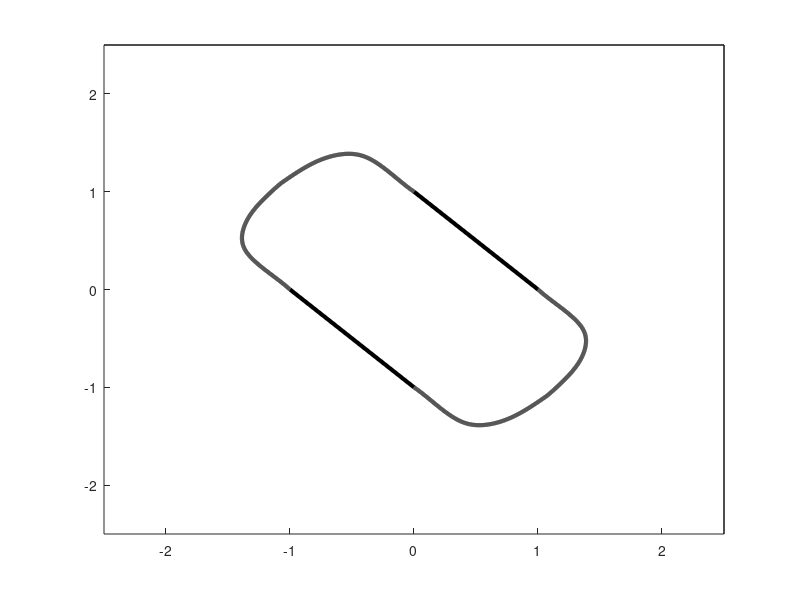

This chart was generated by the following MATLAB code: (Note: this script raises an error after producing the figure.)
function plotter_boundness
    addpath ../product_1
    close all;

    % Create figure
    figure1 = figure('InvertHardcopy','off','Color',[1 1 1], ...
        'position', [680 0 600 570]);
    set(figure1,'PaperUnits','centimeters');
    xSize = 8; ySize = 12;
    xLeft = (21-xSize)/2; yTop = (30-ySize)/2;
    %set(figure1,'PaperPosition',[xLeft yTop xSize ySize]);
    %set(figure1,'Position',[X Y xSize*50 ySize*50]);

    hold on
    %axis([-1.7 1.7 -1.7 1.7]);
%     axis([-2 2 -2 2]);
     axis([-2.5 2.5 -2.5 2.5]);
%     axis([-3.8 2.2 -3 3]);
    
    plot([-1 0], [0 -1], 'color', 'k', 'LineWidth', 3);
    plot([0 1], [1 0], 'color', 'k', 'LineWidth', 3);

    %plot([-1 0], [0 1], 'color', 'k', 'LineWidth', 3);
    %plot([0 1], [-1 0], 'color', 'k', 'LineWidth', 3);


    % Дополнительные границы
    ax=axis;
    plot(ax(1:2), [ax(4) ax(4)], 'k', 'LineWidth', 1);
    plot([ax(2) ax(2)], ax(3:4), 'k', 'LineWidth', 1);

    % Экспериментальные данные для бесконечно большого числа нейронов.
    % tau = 1.0
%     a = [ -0.83 -0.60 -0.40 -0.20 -0.1 0 ];
%     b = [  0.83  1.03  1.17  1.18  1.1 1 ];

    tau = 0.5;
    a = [ -1.08 -1.00 -0.80 -0.60 -0.40 -0.2 0 ];
    b = [  1.08  1.15  1.3   1.38  1.36  1.2 1 ];

%     tau = 0.3;
%     a = [ -1.35 -1.0  -0.80  -0.5 -0.3 0 ];
%     b = [  1.35  1.6   1.63   1.5  1.3 1 ];

    % Экспериментальные данные для бесконечно большого числа нейронов.
    % для второго типа нейронов.
%     tau = 1.0;
%     a = [ -0.66 -0.46 -0.3  0];
%     b = [  0.66  0.86  1.0  1];

%     tau = 0.5;
%     a = [ -0.83 -0.62 -0.38 -0.21 -0.17 -0.05 0];
%     b = [  0.83  1.02  1.18  1.20  1.17  1.05 1];

%     tau = 0.2;
%     a = [ -1.19 -1.09  -0.91 -0.77 -0.6 -0.49 -0.25 0];
%     b = [  1.19  1.29   1.41  1.48  1.5  1.45  1.25 1];

    
    interp(a, b, true, 'k');
    
%plot (1.5, 0.6, '*r') ;

    number = 4 ;
    N = 36;
    PI = 2*pi;
    %[r phi taus] = solver_boundness_smart(number, .5, .0001);
    phi = 0 : PI/N: PI;
    [r taus] = solver_boundness(number, tau, phi, .1);
%title(['$n = ' num2str(number) ', \tau = ' num2str(tau) '$'],'FontSize',20, 'interpreter', 'latex');
title(['$n = ' num2str(number) '$'],'FontSize',30, 'interpreter', 'latex');

%excludePoints(4) ;
    
    h = polar(phi, r);
    set(h, 'LineWidth', 3) ;
    
    % display debug data
    debug = 0;
    if debug
        str = cell(size(taus));
        if debug == 1
            for j=1:length(taus)
                str{j} = num2str(j-1);
            end
        elseif debug == 2
            for j=1:length(taus)
                str{j} = [num2str(j-1) ':' num2str(phi(j)*180/pi, 3) arr2str(taus{j}) num2str(r(j),2)];
            end
        end
        r = r+0.2;
        text(r.*cos(phi), r.*sin(phi), str);
    end
    
    grid; 

    function excludePoints (n)
        r (n) = (r(n-1) + r(n+1))/2 ;
    end
    
    % Функция интерполирует экспериментальные данные
    function interp(a, b, sim, color, titleString)
        x = a(1):.001:a(end);
        y = interp1(a, b, x, 'spline' );

        if sim
            xx = [-y(end:-1:2) x];
            yy = [-x(end:-1:2) y];
        else 
            xx = x;
            yy = y;
        end

        plot(xx, yy, color, 'LineWidth', 3);
        plot(-xx, -yy, color, 'LineWidth', 3);

        aa = [a -b(end:-1:2)];
        bb = [b -a(end:-1:2)];
        %plot(aa, bb, 'ok', xx, yy, color, 'LineWidth', 1);
        %plot(-aa, -bb, 'ok', -xx, -yy, color, 'LineWidth', 1);
        if exist('titleString', 'var') 
            title(['$n = ' num2str(titleString) ', \tau = ' num2str(tau) '$'],'FontSize',16, 'interpreter', 'latex');
        end
    end

% Autogenerated code.
% Create xlabel
xlabel({'a'}, 'FontSize',16);

% Create ylabel
ylabel({'b'}, 'FontSize',16);

% Create textbox
annotation(figure1,'textbox',...
    [0.429930957050318 0.48027939504748 0.133224346076459 0.0847826086956548],...
    'String','Stability',...
    'FontSize',16,...
    'FitBoxToText','off',...
    'LineStyle','none',...
    'EdgeColor',[1 1 1]);



% Create textbox
annotation(figure1,'textbox',...
    [0.19904017857143 0.254566473988439 0.133459821428571 0.0708202587393341],...
    'String',{'Instability'},...
    'FontSize',16,...
    'FitBoxToText','off',...
    'LineStyle','none',...
    'EdgeColor',[1 1 1]);

% Create textbox
annotation(figure1,'textbox',...
    [0.654821428571429 0.783236994219653 0.133459821428571 0.0708202587393341],...
    'String',{'Instability'},...
    'FontSize',16,...
    'FitBoxToText','off',...
    'LineStyle','none',...
    'EdgeColor',[1 1 1]);

% Create textbox
annotation(figure1,'textbox',...
    [0.24802956628661 0.739096207470175 0.133459821428571 0.0708202587393342],...
    'Interpreter','latex',...
    'String',{['$n = ' num2str(number) '$']},...
    'FontSize',16,...
    'FitBoxToText','off',...
    'LineStyle','none',...
    'EdgeColor',[1 1 1]);

% Create textbox
annotation(figure1,'textbox',...
    [0.334445841716969 0.60174631098984 0.133459821428571 0.0708202587393342],...
    'Interpreter','latex',...
    'String',{'$n = \infty$'},...
    'FontSize',16,...
    'FitBoxToText','off',...
    'LineStyle','none',...
    'EdgeColor',[1 1 1]);


end

